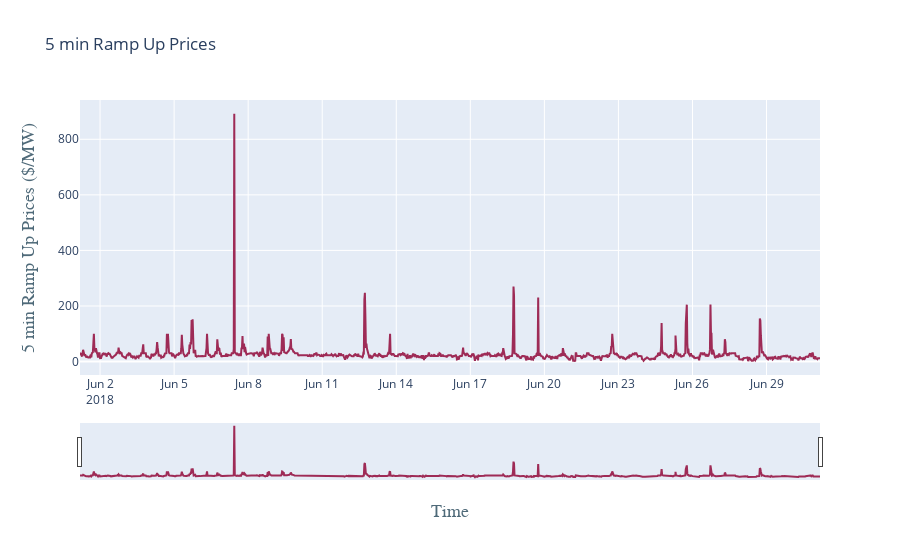

Notebook code cell kept with this figure:
### Code cell
fig = go.Figure()
fig.add_trace(go.Scatter(x=df_30min['Timestamp'], y=df_30min['5min_Raise_Price'], name='30min', line_color='#9e2b56'))
fig.update_layout(title_text="5 min Ramp Up Prices", xaxis_rangeslider_visible=True,
    xaxis=dict(
        title='Time',
        titlefont=dict(
            family='Courier New, monospace',
            size=18,
            color='#4f6a79'
        )
    ),
    yaxis=dict(
        title='5 min Ramp Up Prices ($/MW)',
        titlefont=dict(
            family='Courier New, monospace',
            size=18,
            color='#4f6a79'
        )
    ))
fig.show()

### Figure 1 — Plotly figure (JSON) as saved in the notebook; plotly's stock layout.template omitted (floating-point values rounded to 4 significant figures; data arrays with more than 128 entries replaced by an {"elided": "..."} marker saying what was removed)
{"data": [{"line": {"color": "#9e2b56"}, "name": "30min", "type": "scatter", "x": {"elided": "1609 str values"}, "y": {"elided": "1609 float values"}}], "layout": {"title": {"text": "5 min Ramp Up Prices"}, "xaxis": {"rangeslider": {"visible": true}, "title": {"font": {"color": "#4f6a79", "family": "Courier New, monospace", "size": 18}, "text": "Time"}}, "yaxis": {"title": {"font": {"color": "#4f6a79", "family": "Courier New, monospace", "size": 18}, "text": "5 min Ramp Up Prices ($/MW)"}}}}
